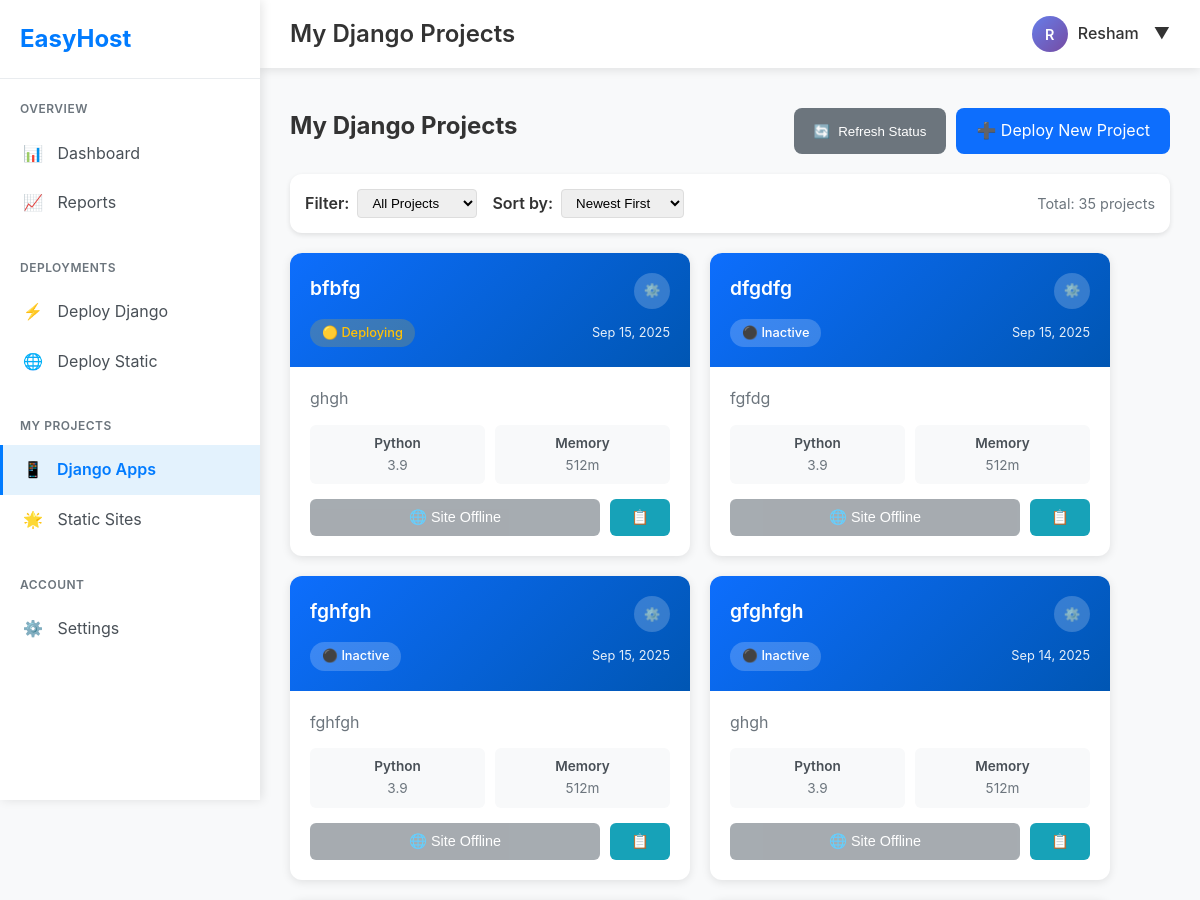
The page /dashboard/django/ (signed in, upper part) on the database as committed earlier.
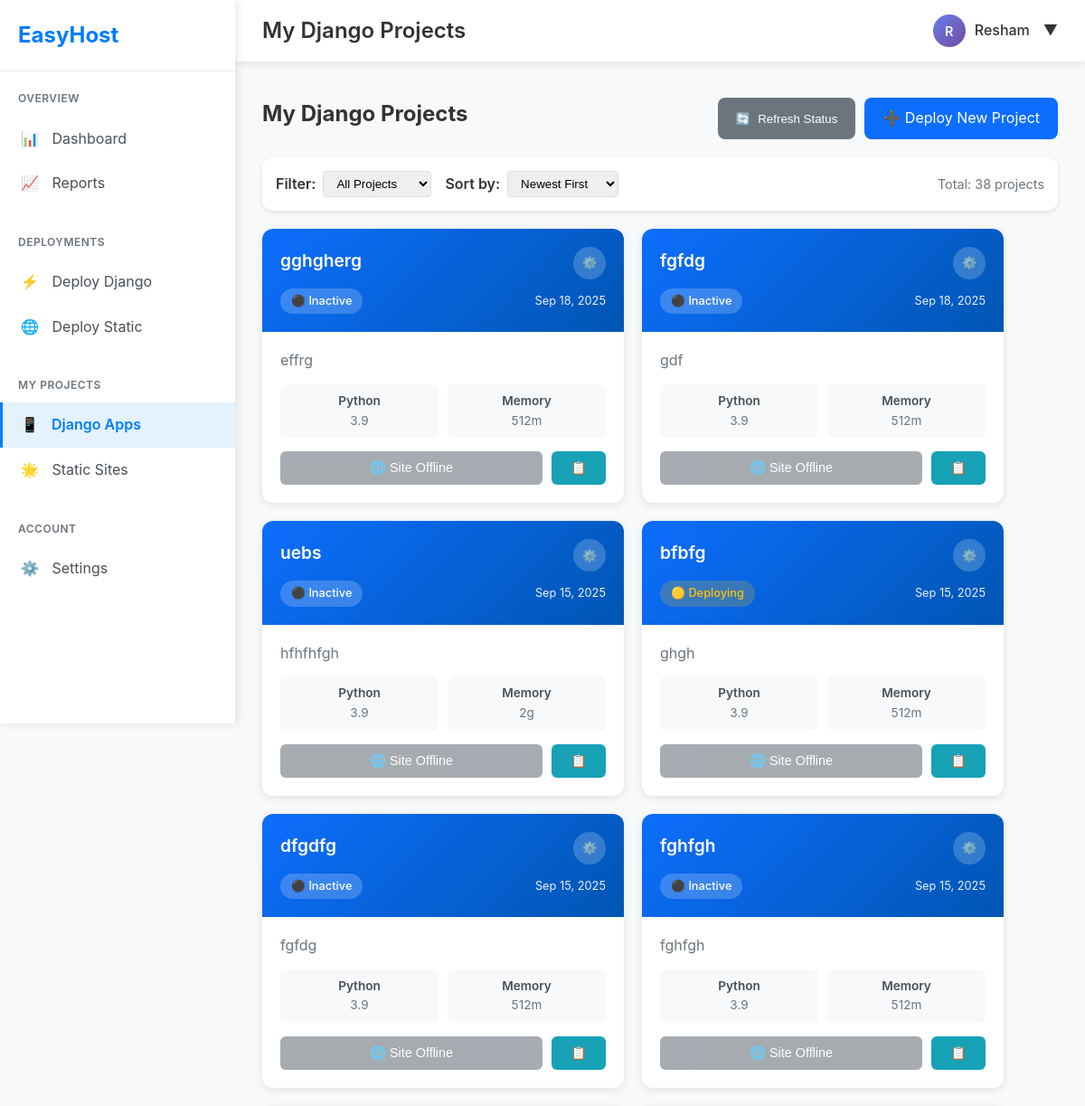
The same page on the database as committed later.
### app/models.py (models this page shows, shortened)
class DjangoProject(models.Model):
    DEPLOYMENT_STATUS_CHOICES = [
        ('pending', 'Pending'),
        ('building', 'Building'),
        ('deployed', 'Deployed'),
        ('failed', 'Failed'),
        ('stopped', 'Stopped'),
    ]
    PYTHON_VERSION_CHOICES = [
        ('3.8', 'Python 3.8'),
        ('3.9', 'Python 3.9'),
        ('3.10', 'Python 3.10'),
        ('3.11', 'Python 3.11'),
        ('3.12', 'Python 3.12'),
    ]
    user = models.ForeignKey(User, on_delete=models.CASCADE)
    project_name = models.CharField(max_length=200, help_text="Name of your Django project")
    description = models.TextField(blank=True, help_text="Brief description of your project")
    project_file = models.FileField(
        upload_to='django_projects/',
        help_text="Upload your Django project as a ZIP file"
    )
    python_version = models.CharField(
        max_length=5,
        choices=PYTHON_VERSION_CHOICES,
        default='3.9',
        help_text="Python version to use"
    )
    subdomain = models.CharField(max_length=100, unique=True)
    custom_domain = models.CharField(
        max_length=200,
        blank=True,
        null=True,
        help_text="Optional: Use your own domain (e.g., myapp.com)"
    )
    domain_name = models.CharField(max_length=200, blank=True, null=True)
    project_folder = models.CharField(max_length=500, blank=True, null=True)
    deployment_status = models.CharField(
        max_length=20,
        choices=DEPLOYMENT_STATUS_CHOICES,
        default='pending'
    )
    is_active = models.BooleanField(default=False)
    database_url = models.CharField(max_length=500, blank=True, null=True)
    memory_limit = models.CharField(
        max_length=10,
        default='512m',
        help_text="Memory limit (e.g., 512m, 1g)"
    )
    environment_vars = models.JSONField(
        default=dict,
        blank=True,
        help_text="Additional environment variables"
    )
    created_at = models.DateTimeField(auto_now_add=True)
    updated_at = models.DateTimeField(auto_now=True)
    last_deployed = models.DateTimeField(null=True, blank=True)
    class Meta:
        ordering = ['-created_at']
        verbose_name = "Django Project"
        verbose_name_plural = "Django Projects"

### app/views.py (the view)
# urls.py: path('dashboard/django/', views.django_projects_view, name='django_projects'),
@login_required
def django_projects_view(request):
    projects = DjangoProject.objects.filter(user=request.user)
    for project in projects:
        if project.domain_name and project.deployment_status != 'failed':
            safe_name = "".join(c if c.isalnum() else "_" for c in project.project_name)
            try:
                status = check_django_deployment_status(
                    request.user.username,
                    safe_name,
                    project.domain_name
                )
                project.current_status = status
                if status.get('status') and not project.is_active:
                    project.is_active = True
                    project.deployment_status = 'deployed'
                    project.save()
                elif not status.get('status') and project.is_active:
                    project.is_active = False
                    project.deployment_status = 'error'
                    project.save()
            except Exception as e:
                logger.error(f"Error checking status for project {project.id}: {e}")
                project.current_status = {'status': False, 'error': str(e)}
        else:
            project.current_status = {'status': False}
    return render(request, 'django_projects.html', {'projects': projects})

### app/templates/django_projects.html (shortened to what the changed rows need)
{% extends 'dashboard_base.html' %}
{% block page_title %}My Django Projects{% endblock %}
{% block content %}
<div style="display: flex; justify-content: space-between; align-items: center; margin-bottom: 20px; flex-wrap: wrap;">
    <h2 style="margin: 0;">My Django Projects</h2>
</div>
<div style="background: #fff; padding: 15px; border-radius: 12px; box-shadow: 0 2px 5px rgba(0,0,0,0.1); margin-bottom: 20px; display: flex; flex-wrap: wrap; gap: 15px; align-items: center;">
    <div style="margin-left: auto; color: #6c757d; font-size: 0.9rem;">
        Total: <span id="total-count">{{ projects|length }}</span> projects
    </div>
</div>
{% if projects %}
<div id="projects-container" style="display: flex; flex-wrap: wrap; gap: 20px;">
    {% for project in projects %}
    <div class="project-card" data-status="{% if project.is_active %}active{% else %}inactive{% endif %}" data-name="{{ project.project_name|lower }}" data-created="{{ project.created_at|date:'Y-m-d' }}" style="flex: 1 1 300px; min-width: 300px; max-width: 400px;">
        <div style="background: #fff; border-radius: 12px; box-shadow: 0 2px 10px rgba(0,0,0,0.1); overflow: hidden; transition: transform 0.2s ease, box-shadow 0.2s ease; height: 100%; display: flex; flex-direction: column;">
            <div style="background: linear-gradient(135deg, #0d6efd 0%, #0056b3 100%); color: white; padding: 20px; position: relative;">
                <div style="display: flex; justify-content: space-between; align-items: start; margin-bottom: 10px;">
                    <h5 style="margin: 0; font-size: 1.2rem; font-weight: 600;">{{ project.project_name }}</h5>
                    <div class="dropdown" style="position: relative;">
                        <button onclick="toggleDropdown({{ project.id }})" style="background: rgba(255,255,255,0.2); color: white; border: none; padding: 8px; border-radius: 50%; cursor: pointer; display: flex; align-items: center; justify-content: center; width: 36px; height: 36px;">
                            ⚙️
                        </button>
                    </div>
                </div>
                <div style="display: flex; justify-content: space-between; align-items: center;">
                    <span class="status-badge status-{{ project.deployment_status|default:'unknown' }}" style="background: rgba(255,255,255,0.2); padding: 4px 12px; border-radius: 20px; font-size: 0.8rem; font-weight: 500;">
                        {% if project.is_active and project.deployment_status == 'deployed' %}
                            🟢 Active
                        {% elif project.deployment_status == 'deploying' %}
                            🟡 Deploying
                        {% elif project.deployment_status == 'failed' %}
                            🔴 Failed
                        {% else %}
                            ⚫ Inactive
                        {% endif %}
                    </span>
                    <div style="font-size: 0.8rem; opacity: 0.9;">
                        {{ project.created_at|date:"M d, Y" }}
                    </div>
                </div>
            </div>
            <div style="padding: 20px; flex: 1; display: flex; flex-direction: column;">
                <p style="color: #6c757d; margin-bottom: 15px; flex: 1; line-height: 1.4;">
                    {{ project.description|default:"No description provided" }}
                </p>
                <div style="display: grid; grid-template-columns: 1fr 1fr; gap: 10px; margin-bottom: 15px; font-size: 0.85rem;">
                    <div style="background: #f8f9fa; padding: 8px; border-radius: 6px; text-align: center;">
                        <div style="font-weight: 600; color: #495057;">Python</div>
                        <div style="color: #6c757d;">{{ project.python_version|default:"3.9" }}</div>
                    </div>
                    <div style="background: #f8f9fa; padding: 8px; border-radius: 6px; text-align: center;">
                        <div style="font-weight: 600; color: #495057;">Memory</div>
                        <div style="color: #6c757d;">{{ project.memory_limit|default:"512MB" }}</div>
                    </div>
                </div>
                <div style="display: flex; gap: 10px; margin-top: auto;">
                    {% if project.domain_name and project.is_active %}
                        <a href="{{ project.get_site_url }}" target="_blank" style="flex: 1; background: #28a745; color: #fff; padding: 10px; border-radius: 6px; text-decoration: none; text-align: center; font-size: 0.9rem; display: flex; align-items: center; justify-content: center; gap: 6px;">
                            🌐 Visit Site
                        </a>
                    {% else %}
                        <button disabled style="flex: 1; background: #6c757d; color: #fff; padding: 10px; border-radius: 6px; border: none; font-size: 0.9rem; cursor: not-allowed; opacity: 0.6;">
                            🌐 Site Offline
                        </button>
                    {% endif %}
                    <button onclick="copyDomain('{{ project.domain_name }}')" style="background: #17a2b8; color: #fff; padding: 10px; border-radius: 6px; border: none; cursor: pointer; font-size: 0.9rem; min-width: 60px;">
                        📋
                    </button>
                </div>
            </div>
        </div>
    </div>
    {% endfor %}
</div>
{% endif %}
{% endblock %}

Rows that differ between the two databases and show on the page:
no longer on this page (row unchanged): DjangoProject: project_name "gfghfgh", is_active "⚫ Inactive", created_at "Sep 14, 2025", description "ghgh", python_version "3.9", memory_limit "512m", domain_name "🌐 Site Offline"
added DjangoProject: project_name "gghgherg", is_active "⚫ Inactive", created_at "Sep 18, 2025", description "effrg", python_version "3.9", memory_limit "512m", domain_name "🌐 Site Offline"
added DjangoProject: project_name "fgfdg", is_active "⚫ Inactive", created_at "Sep 18, 2025", description "gdf", python_version "3.9", memory_limit "512m", domain_name "🌐 Site Offline"
added DjangoProject: project_name "uebs", is_active "⚫ Inactive", created_at "Sep 15, 2025", description "hfhfhfgh", python_version "3.9", memory_limit "2g", domain_name "🌐 Site Offline"
Other text that changed with them:
{{ projects|length }}: "35" → "38"
